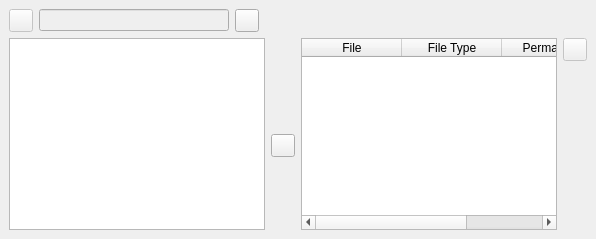
  <widget class="QDockWidget" name="dw_install_files">
   <property name="windowIcon">
    <iconset resource="../resources/pisido.qrc">
     <normaloff>:/images/install-files.png</normaloff>:/images/install-files.png</iconset>
   </property>
   <property name="toolTip">
    <string>Install Files Window</string>
   </property>
   <property name="statusTip">
    <string>Install Files Window</string>
   </property>
   <property name="windowTitle">
    <string>&amp;Installs</string>
   </property>
   <attribute name="dockWidgetArea">
    <number>2</number>
   </attribute>
   <widget class="QWidget" name="dw_files_contents">
    <layout class="QGridLayout" name="gridLayout_2">
     <item row="5" column="0" rowspan="3" colspan="2">
      <widget class="QTreeView" name="treeV_files">
       <property name="toolTip">
        <string>A successful build need for listing. Which will fill /var/pisi/__package_name__/install</string>
       </property>
       <property name="statusTip">
        <string>A successful build need for listing. Which will fill /var/pisi/__package_name__/install</string>
       </property>
      </widget>
     </item>
     <item row="5" column="3" rowspan="3" colspan="2">
      <widget class="QTableWidget" name="tableW_files">
       <property name="toolTip">
        <string>If none, a default will be added</string>
       </property>
       <property name="statusTip">
        <string>If none, a default will be added</string>
       </property>
       <property name="editTriggers">
        <set>QAbstractItemView::NoEditTriggers</set>
       </property>
       <property name="alternatingRowColors">
        <bool>true</bool>
       </property>
       <property name="selectionMode">
        <enum>QAbstractItemView::SingleSelection</enum>
       </property>
       <property name="selectionBehavior">
        <enum>QAbstractItemView::SelectRows</enum>
       </property>
       <attribute name="verticalHeaderVisible">
        <bool>false</bool>
       </attribute>
       <column>
        <property name="text">
         <string>File</string>
        </property>
       </column>
       <column>
        <property name="text">
         <string>File Type</string>
        </property>
       </column>
       <column>
        <property name="text">
         <string>Permanent</string>
        </property>
       </column>
      </widget>
     </item>
     <item row="5" column="5">
      <widget class="QToolButton" name="tb_delete_label">
       <property name="enabled">
        <bool>false</bool>
       </property>
       <property name="toolTip">
        <string>Delete selected label</string>
       </property>
       <property name="statusTip">
        <string>Delete selected label</string>
       </property>
       <property name="text">
        <string/>
       </property>
       <property name="icon">
        <iconset resource="../resources/pisido.qrc">
         <normaloff>:/images/delete.png</normaloff>:/images/delete.png</iconset>
       </property>
      </widget>
     </item>
     <item row="6" column="2">
      <widget class="QToolButton" name="tb_add_label">
       <property name="enabled">
        <bool>true</bool>
       </property>
       <property name="toolTip">
        <string>Add label</string>
       </property>
       <property name="statusTip">
        <string>Add label</string>
       </property>
       <property name="text">
        <string/>
       </property>
       <property name="icon">
        <iconset resource="../resources/pisido.qrc">
         <normaloff>:/images/right.png</normaloff>:/images/right.png</iconset>
       </property>
      </widget>
     </item>
     <item row="6" column="5">
      <spacer name="verticalSpacer_5">
       <property name="orientation">
        <enum>Qt::Vertical</enum>
       </property>
       <property name="sizeHint" stdset="0">
        <size>
         <width>20</width>
         <height>40</height>
        </size>
       </property>
      </spacer>
     </item>
     <item row="3" column="0">
      <layout class="QHBoxLayout" name="horizontalLayout_3">
       <item>
        <widget class="QToolButton" name="tb_open_install_dir">
         <property name="enabled">
          <bool>false</bool>
         </property>
         <property name="toolTip">
          <string>Opens install directory (/var/pisi/__package_name__/install)</string>
         </property>
         <property name="statusTip">
          <string>Opens install directory (/var/pisi/__package_name__/install)</string>
         </property>
         <property name="text">
          <string/>
         </property>
         <property name="icon">
          <iconset resource="../resources/pisido.qrc">
           <normaloff>:/images/open-dir.png</normaloff>:/images/open-dir.png</iconset>
         </property>
        </widget>
       </item>
       <item>
        <widget class="QLineEdit" name="le_package_install_dir">
         <property name="enabled">
          <bool>false</bool>
         </property>
         <property name="toolTip">
          <string>Directory of the installed files</string>
         </property>
         <property name="statusTip">
          <string>Directory of the installed files</string>
         </property>
        </widget>
       </item>
       <item>
        <widget class="QToolButton" name="tb_refresh_treeV_files">
         <property name="toolTip">
          <string>Please refresh after a successful build !</string>
         </property>
         <property name="statusTip">
          <string>Please refresh after a successful build !</string>
         </property>
         <property name="text">
          <string/>
         </property>
         <property name="icon">
          <iconset resource="../resources/pisido.qrc">
           <normaloff>:/images/refresh.png</normaloff>:/images/refresh.png</iconset>
         </property>
        </widget>
       </item>
      </layout>
     </item>
     <item row="3" column="3" colspan="2">
      <widget class="QLabel" name="lbl_labels">
       <property name="font">
        <font>
         <weight>75</weight>
         <bold>true</bold>
        </font>
       </property>
       <property name="text">
        <string>&lt;Files&gt;</string>
       </property>
       <property name="alignment">
        <set>Qt::AlignCenter</set>
       </property>
      </widget>
     </item>
    </layout>
   </widget>
  </widget>
